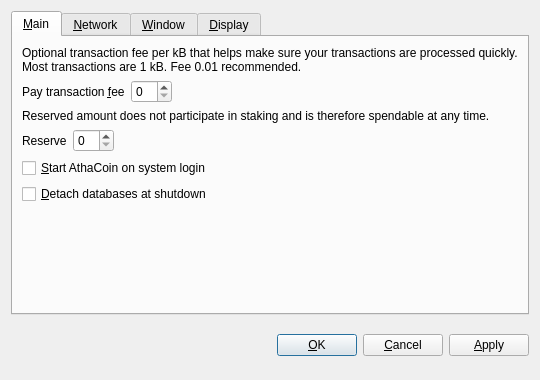
<?xml version="1.0" encoding="UTF-8"?>
<ui version="4.0">
 <class>OptionsDialog</class>
 <widget class="QDialog" name="OptionsDialog">
  <property name="geometry">
   <rect>
    <x>0</x>
    <y>0</y>
    <width>540</width>
    <height>380</height>
   </rect>
  </property>
  <property name="windowTitle">
   <string>Options</string>
  </property>
  <property name="modal">
   <bool>true</bool>
  </property>
  <layout class="QVBoxLayout" name="verticalLayout">
   <item>
    <widget class="QTabWidget" name="tabWidget">
     <property name="tabPosition">
      <enum>QTabWidget::North</enum>
     </property>
     <property name="currentIndex">
      <number>0</number>
     </property>
     <widget class="QWidget" name="tabMain">
      <attribute name="title">
       <string>&amp;Main</string>
      </attribute>
      <layout class="QVBoxLayout" name="verticalLayout_Main">
       <item>
        <widget class="QLabel" name="transactionFeeInfoLabel">
         <property name="text">
          <string>Optional transaction fee per kB that helps make sure your transactions are processed quickly. Most transactions are 1 kB. Fee 0.01 recommended.</string>
         </property>
         <property name="textFormat">
          <enum>Qt::PlainText</enum>
         </property>
         <property name="wordWrap">
          <bool>true</bool>
         </property>
        </widget>
       </item>
       <item>
        <layout class="QHBoxLayout" name="horizontalLayoutFee">
         <item>
          <widget class="QLabel" name="transactionFeeLabel">
           <property name="text">
            <string>Pay transaction &amp;fee</string>
           </property>
           <property name="textFormat">
            <enum>Qt::PlainText</enum>
           </property>
           <property name="buddy">
            <cstring>transactionFee</cstring>
           </property>
          </widget>
         </item>
         <item>
          <widget class="BitcoinAmountField" name="transactionFee"/>
         </item>
         <item>
          <spacer name="horizontalSpacerFee">
           <property name="orientation">
            <enum>Qt::Horizontal</enum>
           </property>
           <property name="sizeHint" stdset="0">
            <size>
             <width>40</width>
             <height>20</height>
            </size>
           </property>
          </spacer>
         </item>
        </layout>
       </item>
       <item>
        <widget class="QLabel" name="reserveBalanceInfoLabel">
         <property name="text">
          <string>Reserved amount does not participate in staking and is therefore spendable at any time.</string>
         </property>
         <property name="textFormat">
          <enum>Qt::PlainText</enum>
         </property>
         <property name="wordWrap">
          <bool>true</bool>
         </property>
        </widget>
       </item>
       <item>
        <layout class="QHBoxLayout" name="horizontalLayoutReserveBalance">
         <item>
          <widget class="QLabel" name="reserveBalanceLabel">
           <property name="text">
            <string>Reserve</string>
           </property>
           <property name="textFormat">
            <enum>Qt::PlainText</enum>
           </property>
           <property name="buddy">
            <cstring>reserveBalance</cstring>
           </property>
          </widget>
         </item>
         <item>
          <widget class="BitcoinAmountField" name="reserveBalance"/>
         </item>
         <item>
          <spacer name="horizontalSpacerReserveBalance">
           <property name="orientation">
            <enum>Qt::Horizontal</enum>
           </property>
           <property name="sizeHint" stdset="0">
            <size>
             <width>40</width>
             <height>20</height>
            </size>
           </property>
          </spacer>
         </item>
        </layout>
       </item>
       <item>
        <widget class="QCheckBox" name="bitcoinAtStartup">
         <property name="toolTip">
          <string>Automatically start AthaCoin after logging in to the system.</string>
         </property>
         <property name="text">
          <string>&amp;Start AthaCoin on system login</string>
         </property>
        </widget>
       </item>
       <item>
        <widget class="QCheckBox" name="detachDatabases">
         <property name="toolTip">
          <string>Detach block and address databases at shutdown. This means they can be moved to another data directory, but it slows down shutdown. The wallet is always detached.</string>
         </property>
         <property name="text">
          <string>&amp;Detach databases at shutdown</string>
         </property>
        </widget>
       </item>
       <item>
        <spacer name="verticalSpacer_Main">
         <property name="orientation">
          <enum>Qt::Vertical</enum>
         </property>
         <property name="sizeHint" stdset="0">
          <size>
           <width>20</width>
           <height>40</height>
          </size>
         </property>
        </spacer>
       </item>
      </layout>
     </widget>
     <widget class="QWidget" name="tabNetwork">
      <attribute name="title">
       <string>&amp;Network</string>
      </attribute>
      <layout class="QVBoxLayout" name="verticalLayout_Network">
       <item>
        <widget class="QCheckBox" name="mapPortUpnp">
         <property name="toolTip">
          <string>Automatically open the AthaCoin client port on the router. This only works when your router supports UPnP and it is enabled.</string>
         </property>
         <property name="text">
          <string>Map port using &amp;UPnP</string>
         </property>
        </widget>
       </item>
       <item>
        <widget class="QCheckBox" name="connectSocks">
         <property name="toolTip">
          <string>Connect to the AthaCoin network through a SOCKS proxy (e.g. when connecting through Tor).</string>
         </property>
         <property name="text">
          <string>&amp;Connect through SOCKS proxy:</string>
         </property>
        </widget>
       </item>
       <item>
        <layout class="QHBoxLayout" name="horizontalLayout_Network">
         <item>
          <widget class="QLabel" name="proxyIpLabel">
           <property name="text">
            <string>Proxy &amp;IP:</string>
           </property>
           <property name="textFormat">
            <enum>Qt::PlainText</enum>
           </property>
           <property name="buddy">
            <cstring>proxyIp</cstring>
           </property>
          </widget>
         </item>
         <item>
          <widget class="QValidatedLineEdit" name="proxyIp">
           <property name="maximumSize">
            <size>
             <width>140</width>
             <height>16777215</height>
            </size>
           </property>
           <property name="toolTip">
            <string>IP address of the proxy (e.g. 127.0.0.1)</string>
           </property>
          </widget>
         </item>
         <item>
          <widget class="QLabel" name="proxyPortLabel">
           <property name="text">
            <string>&amp;Port:</string>
           </property>
           <property name="textFormat">
            <enum>Qt::PlainText</enum>
           </property>
           <property name="buddy">
            <cstring>proxyPort</cstring>
           </property>
          </widget>
         </item>
         <item>
          <widget class="QLineEdit" name="proxyPort">
           <property name="maximumSize">
            <size>
             <width>55</width>
             <height>16777215</height>
            </size>
           </property>
           <property name="toolTip">
            <string>Port of the proxy (e.g. 9050)</string>
           </property>
          </widget>
         </item>
         <item>
          <widget class="QLabel" name="socksVersionLabel">
           <property name="text">
            <string>SOCKS &amp;Version:</string>
           </property>
           <property name="textFormat">
            <enum>Qt::PlainText</enum>
           </property>
           <property name="buddy">
            <cstring>socksVersion</cstring>
           </property>
          </widget>
         </item>
         <item>
          <widget class="QValueComboBox" name="socksVersion">
           <property name="toolTip">
            <string>SOCKS version of the proxy (e.g. 5)</string>
           </property>
          </widget>
         </item>
         <item>
          <spacer name="horizontalSpacer_Network">
           <property name="orientation">
            <enum>Qt::Horizontal</enum>
           </property>
           <property name="sizeHint" stdset="0">
            <size>
             <width>40</width>
             <height>20</height>
            </size>
           </property>
          </spacer>
         </item>
        </layout>
       </item>
       <item>
        <spacer name="verticalSpacer_Network">
         <property name="orientation">
          <enum>Qt::Vertical</enum>
         </property>
         <property name="sizeHint" stdset="0">
          <size>
           <width>20</width>
           <height>40</height>
          </size>
         </property>
        </spacer>
       </item>
      </layout>
     </widget>
     <widget class="QWidget" name="tabWindow">
      <attribute name="title">
       <string>&amp;Window</string>
      </attribute>
      <layout class="QVBoxLayout" name="verticalLayout_Window">
       <item>
        <widget class="QCheckBox" name="minimizeToTray">
         <property name="toolTip">
          <string>Show only a tray icon after minimizing the window.</string>
         </property>
         <property name="text">
          <string>&amp;Minimize to the tray instead of the taskbar</string>
         </property>
        </widget>
       </item>
       <item>
        <widget class="QCheckBox" name="minimizeOnClose">
         <property name="toolTip">
          <string>Minimize instead of exit the application when the window is closed. When this option is enabled, the application will be closed only after selecting Quit in the menu.</string>
         </property>
         <property name="text">
          <string>M&amp;inimize on close</string>
         </property>
        </widget>
       </item>
       <item>
        <spacer name="verticalSpacer_Window">
         <property name="orientation">
          <enum>Qt::Vertical</enum>
         </property>
         <property name="sizeHint" stdset="0">
          <size>
           <width>20</width>
           <height>40</height>
          </size>
         </property>
        </spacer>
       </item>
      </layout>
     </widget>
     <widget class="QWidget" name="tabDisplay">
      <attribute name="title">
       <string>&amp;Display</string>
      </attribute>
      <layout class="QVBoxLayout" name="verticalLayout_Display">
       <item>
        <layout class="QHBoxLayout" name="horizontalLayout_1_Display">
         <item>
          <widget class="QLabel" name="langLabel">
           <property name="text">
            <string>User Interface &amp;language:</string>
           </property>
           <property name="textFormat">
            <enum>Qt::PlainText</enum>
           </property>
           <property name="buddy">
            <cstring>lang</cstring>
           </property>
          </widget>
         </item>
         <item>
          <widget class="QValueComboBox" name="lang">
           <property name="toolTip">
            <string>The user interface language can be set here. This setting will take effect after restarting AthaCoin.</string>
           </property>
          </widget>
         </item>
        </layout>
       </item>
       <item>
        <layout class="QHBoxLayout" name="horizontalLayout_2_Display">
         <item>
          <widget class="QLabel" name="unitLabel">
           <property name="text">
            <string>&amp;Unit to show amounts in:</string>
           </property>
           <property name="textFormat">
            <enum>Qt::PlainText</enum>
           </property>
           <property name="buddy">
            <cstring>unit</cstring>
           </property>
          </widget>
         </item>
         <item>
          <widget class="QValueComboBox" name="unit">
           <property name="toolTip">
            <string>Choose the default subdivision unit to show in the interface and when sending coins.</string>
           </property>
          </widget>
         </item>
        </layout>
       </item>
       <item>
        <widget class="QCheckBox" name="displayAddresses">
         <property name="toolTip">
          <string>Whether to show AthaCoin addresses in the transaction list or not.</string>
         </property>
         <property name="text">
          <string>&amp;Display addresses in transaction list</string>
         </property>
        </widget>
       </item>
       <item>
        <widget class="QCheckBox" name="coinControlFeatures">
         <property name="toolTip">
          <string>Whether to show coin control features or not.</string>
         </property>
         <property name="text">
          <string>Display coin &amp;control features (experts only!)</string>
         </property>
        </widget>
       </item>
       <item>
        <spacer name="verticalSpacer_Display">
         <property name="orientation">
          <enum>Qt::Vertical</enum>
         </property>
         <property name="sizeHint" stdset="0">
          <size>
           <width>20</width>
           <height>40</height>
          </size>
         </property>
        </spacer>
       </item>
      </layout>
     </widget>
    </widget>
   </item>
   <item>
    <layout class="QHBoxLayout" name="horizontalLayout_Buttons">
     <item>
      <spacer name="horizontalSpacer_1">
       <property name="orientation">
        <enum>Qt::Horizontal</enum>
       </property>
       <property name="sizeHint" stdset="0">
        <size>
         <width>40</width>
         <height>48</height>
        </size>
       </property>
      </spacer>
     </item>
     <item>
      <widget class="QLabel" name="statusLabel">
       <property name="font">
        <font>
         <weight>75</weight>
         <bold>true</bold>
        </font>
       </property>
       <property name="text">
        <string/>
       </property>
       <property name="textFormat">
        <enum>Qt::PlainText</enum>
       </property>
       <property name="wordWrap">
        <bool>true</bool>
       </property>
      </widget>
     </item>
     <item>
      <spacer name="horizontalSpacer_2">
       <property name="orientation">
        <enum>Qt::Horizontal</enum>
       </property>
       <property name="sizeHint" stdset="0">
        <size>
         <width>40</width>
         <height>48</height>
        </size>
       </property>
      </spacer>
     </item>
     <item>
      <widget class="QPushButton" name="okButton">
       <property name="text">
        <string>&amp;OK</string>
       </property>
      </widget>
     </item>
     <item>
      <widget class="QPushButton" name="cancelButton">
       <property name="text">
        <string>&amp;Cancel</string>
       </property>
       <property name="autoDefault">
        <bool>false</bool>
       </property>
      </widget>
     </item>
     <item>
      <widget class="QPushButton" name="applyButton">
       <property name="text">
        <string>&amp;Apply</string>
       </property>
       <property name="autoDefault">
        <bool>false</bool>
       </property>
      </widget>
     </item>
    </layout>
   </item>
  </layout>
 </widget>
 <customwidgets>
  <customwidget>
   <class>BitcoinAmountField</class>
   <extends>QSpinBox</extends>
   <header>bitcoinamountfield.h</header>
  </customwidget>
  <customwidget>
   <class>QValueComboBox</class>
   <extends>QComboBox</extends>
   <header>qvaluecombobox.h</header>
  </customwidget>
  <customwidget>
   <class>QValidatedLineEdit</class>
   <extends>QLineEdit</extends>
   <header>qvalidatedlineedit.h</header>
  </customwidget>
 </customwidgets>
 <resources/>
 <connections/>
</ui>
